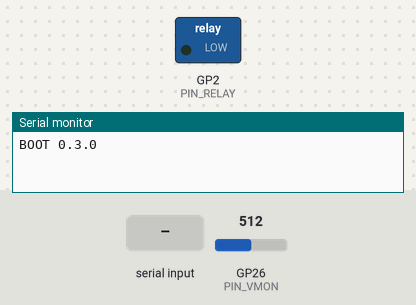
The sketch below on a simulated Raspberry Pi Pico. Parts: switched loads named in the sketch (green lamp = pin HIGH), the last lines printed to the serial monitor. The inputs (shaded band) are chosen by the test bench; at power-on: GP26 (PIN_VMON) = 512 (analog values on the 0–1023 scale). EEPROM starts erased.

Above: at 1.4 s.
1.5 s: "ON\n" received over Serial
At 2.6 s:
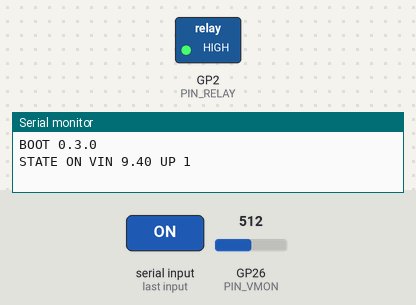
4.5 s: "OFF\n" received over Serial
At 5.0 s:
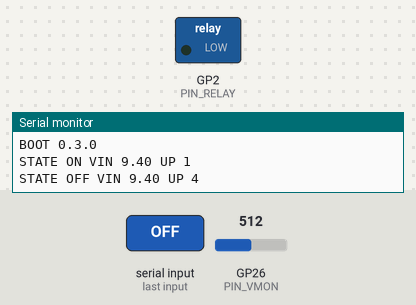
Timing chart, 0 to 7.5 s (numbered marks = the images above; inputs shaded):
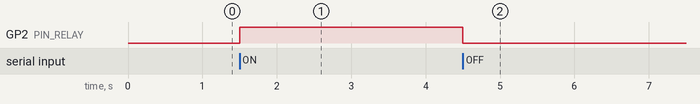

The sketch:

coax_relay_ctrl.ino
```cpp
// 同軸リレー制御 (12V ON/OFF) - RP2040-Zero / ESP32 共通スケッチ
//   RP2040-Zero : Arduino-Pico (Earle Philhower) コア / ボード "Waveshare RP2040 Zero"
//   ESP32       : Arduino-ESP32 コア
//
// シリアルコマンド (115200bps, 行末 \n、大文字小文字は区別しない)
//   ON          : 出力ON  (ANT B)
//   OFF         : 出力OFF (ANT A)
//   ?           : 状態問い合わせ        -> "STATE ON VIN 12.10 UP 120"
//   VER         : 版と校正値            -> "VER 0.3.0 CAL 1.0245"
//   CAL 12.12   : テスターで測った12Vの実測値を渡して校正（校正値はフラッシュに保存）
//   CAL RESET   : 校正値を 1.0 に戻す
//   BOOTSEL     : 書き込みモード(RPI-RP2ドライブ)で再起動（RP2040のみ。BOOTボタン不要で更新できる）
// 起動時に "BOOT 0.3.0" を送る。UP は起動からの秒数（リセット検出用）
// RP2040はUSBを本体で扱うため、リセットするとUSB接続も一度切れる

#include <EEPROM.h>

#define FW_VERSION "0.3.0"   // ← 更新するたびに上げる（GitHub Actions がこの値を読んで版情報を公開する）

#if defined(ARDUINO_ARCH_RP2040)
const int PIN_RELAY = 2;    // GP2  -> R1 -> 2SC1815 -> IRFU9024N
const int PIN_VMON  = 26;   // GP26 (ADC0) <- 12V分圧
#elif defined(ARDUINO_ARCH_ESP32)
const int PIN_RELAY = 25;   // GPIO25 (ストラップピンではない)
const int PIN_VMON  = 32;   // GPIO32 (ADC1_CH4)
#else
#error "RP2040 か ESP32 を選択してください"
#endif

// 分圧比 (上側47k / 下側10k)
const float DIV_RATIO = (47.0f + 10.0f) / 10.0f;

// 校正値（フラッシュに保存）
const uint32_t CAL_MAGIC = 0xC0A5CA1Bu;
struct CalData { uint32_t magic; float vcal; };
float vcal = 1.0f;

bool relayOn = false;
String rx;

void setRelay(bool on) {
  relayOn = on;
  digitalWrite(PIN_RELAY, on ? HIGH : LOW);
}

void loadCal() {
  CalData d;
  EEPROM.get(0, d);
  if (d.magic == CAL_MAGIC && d.vcal > 0.8f && d.vcal < 1.2f) vcal = d.vcal;
  else vcal = 1.0f;
}

bool saveCal(float v) {
  CalData d = { CAL_MAGIC, v };
  EEPROM.put(0, d);
  bool ok = EEPROM.commit();
  if (ok) vcal = v;
  return ok;
}

// 校正前の電圧（分圧比だけを掛けた値）
float readVinRaw() {
  uint32_t sum = 0;
  for (int i = 0; i < 16; i++) {
#if defined(ARDUINO_ARCH_ESP32)
    sum += analogReadMilliVolts(PIN_VMON);
#else
    sum += (uint32_t)analogRead(PIN_VMON) * 3300UL / 4095UL;
#endif
  }
  return (sum / 16.0f) / 1000.0f * DIV_RATIO;
}

float readVin() { return readVinRaw() * vcal; }

// 1行をまとめて送る
void report() {
  String s = "STATE ";
  s += relayOn ? "ON" : "OFF";
  s += " VIN ";
  s += String(readVin(), 2);
  s += " UP ";
  s += String(millis() / 1000UL);
  Serial.println(s);
}

void reportVer() {
  String s = "VER " FW_VERSION " CAL ";
  s += String(vcal, 4);
  Serial.println(s);
}

void handle(String cmd) {
  cmd.trim();
  cmd.toUpperCase();
  if (cmd.length() == 0) return;

  if (cmd == "ON")       { setRelay(true);  report(); }
  else if (cmd == "OFF") { setRelay(false); report(); }
  else if (cmd == "?")   { report(); }
  else if (cmd == "VER") { reportVer(); }
  else if (cmd == "CAL RESET") {
    if (saveCal(1.0f)) { Serial.println("CAL OK 1.0000"); reportVer(); }
    else Serial.println("ERR CAL SAVE");
  }
  else if (cmd.startsWith("CAL ")) {
    float measured = cmd.substring(4).toFloat();
    float raw = readVinRaw();
    if (measured < 5.0f || measured > 20.0f) { Serial.println("ERR CAL RANGE (5-20V)"); return; }
    if (raw < 3.0f)                         { Serial.println("ERR CAL NO 12V"); return; }
    float v = measured / raw;
    if (v < 0.8f || v > 1.2f)               { Serial.println("ERR CAL FACTOR"); return; }
    if (saveCal(v)) { Serial.print("CAL OK "); Serial.println(v, 4); report(); }
    else Serial.println("ERR CAL SAVE");
  }
  else if (cmd == "BOOTSEL") {
#if defined(ARDUINO_ARCH_RP2040)
    setRelay(false);                 // 念のため出力OFF（再起動中もR2/R7でOFFが保たれる）
    Serial.println("BOOTSEL");
    Serial.flush();
    delay(200);
    rp2040.rebootToBootloader();     // RPI-RP2 ドライブとして再起動
#else
    Serial.println("ERR BOOTSEL NOT SUPPORTED");
#endif
  }
  else { Serial.print("ERR "); Serial.println(cmd); }
}

void setup() {
  pinMode(PIN_RELAY, OUTPUT);
  setRelay(false);                   // 起動時は必ず非通電 (ANT A)
#if defined(ARDUINO_ARCH_RP2040)
  analogReadResolution(12);
#else
  analogSetPinAttenuation(PIN_VMON, ADC_11db);
#endif
  EEPROM.begin(64);
  loadCal();
  Serial.begin(115200);
  delay(200);
  Serial.println("BOOT " FW_VERSION);
}

void loop() {
  while (Serial.available()) {
    char c = Serial.read();
    if (c == '\n' || c == '\r') { handle(rx); rx = ""; }
    else if (c >= 0x20 && c < 0x7F && rx.length() < 32) rx += c;   // 制御文字（Ctrl+C等）は無視
  }
}
```

Measured:
- after the input at 1.5 s, GP2 (PIN_RELAY): LOW → HIGH at once
- after the input at 4.5 s, GP2 (PIN_RELAY): HIGH → LOW at once
